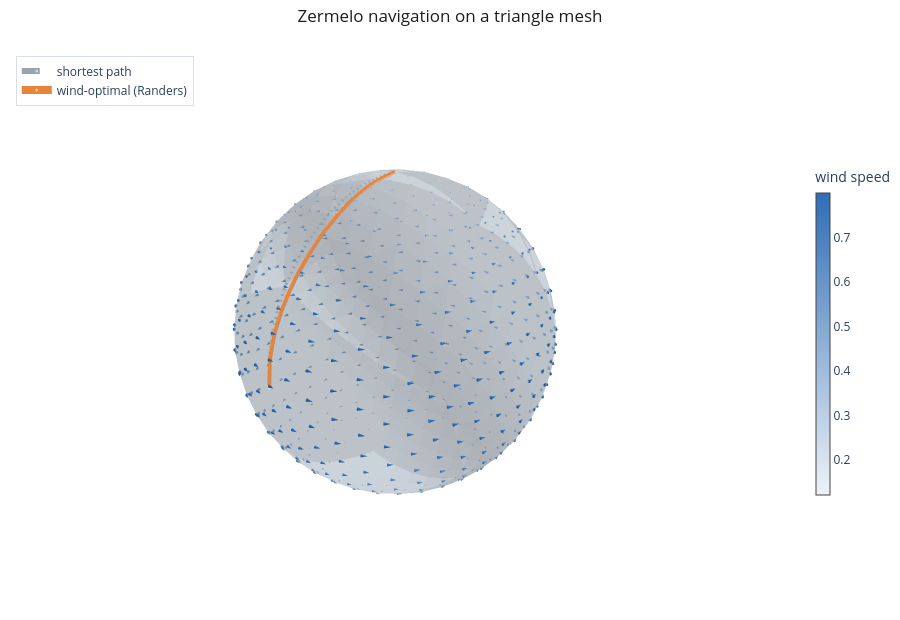

Notebook code for this chart:
### Markdown cell above
## 4. The mesh, the field, and the routes

We render the faceted surface, draw the wind over the mesh (cone size follows the wind speed), and
overlay both routes. Rotate the figure to see the wind-aware route peel away from the shortest path
along the facets.

### Code cell
verts_np = np.array(verts)
W = np.array(jax.vmap(lambda p: mesh.to_tangent(p, w_net(p)))(jnp.array(verts)))
keep = np.linalg.norm(W, axis=1) > 0.06

fig = go.Figure()
fig.add_trace(plotly_mesh(verts_np, np.array(faces), opacity=0.5))
fig.add_trace(plotly_cones(verts_np[keep], W[keep], name="wind", sizeref=0.3,
                           showscale=True, colorbar_title="wind speed"))
fig.add_trace(plotly_path(traj_eucl.xs, color=PALETTE["muted"], name="shortest path",
                          width=6, dash="dash"))
fig.add_trace(plotly_path(traj_rand.xs, color=PALETTE["accent"], name="wind-optimal (Randers)",
                          width=8))
plotly_layout(fig, "Zermelo navigation on a triangle mesh")
fig.show()

### Figure 1 — Plotly figure (JSON) as saved in the notebook; plotly's stock layout.template omitted (floating-point values rounded to 4 significant figures; data arrays with more than 128 entries replaced by an {"elided": "..."} marker saying what was removed)
{"data": [{"color": "#cdd8e3", "flatshading": true, "hoverinfo": "skip", "i": {"elided": "1280 int values"}, "j": {"elided": "1280 int values"}, "k": {"elided": "1280 int values"}, "lighting": {"ambient": 0.7, "diffuse": 0.6}, "name": "", "opacity": 0.5, "type": "mesh3d", "x": {"elided": "642 float values"}, "y": {"elided": "642 float values"}, "z": {"elided": "642 float values"}}, {"anchor": "tail", "colorbar": {"len": 0.6, "thickness": 14, "title": {"text": "wind speed"}}, "colorscale": [[0.0, "#eef2f7"], [1.0, "#2f6db5"]], "hoverinfo": "skip", "name": "wind", "showscale": true, "sizemode": "scaled", "sizeref": 0.3, "type": "cone", "u": {"elided": "640 float values"}, "v": {"elided": "640 float values"}, "w": {"elided": "640 float values"}, "x": {"elided": "640 float values"}, "y": {"elided": "640 float values"}, "z": {"elided": "640 float values"}}, {"line": {"color": "#9aa3ad", "dash": "dash", "width": 6}, "marker": {"color": "#9aa3ad", "size": [5, 0, 0, 0, 0, 0, 0, 0, 0, 0, 0, 0, 0, 0, 0, 0, 0, 0, 0, 0, 0, 0, 0, 0, 0, 0, 0, 0, 0, 0, 0, 0, 0, 0, 0, 0, 0, 0, 0, 0, 0]}, "mode": "lines+markers", "name": "shortest path", "showlegend": true, "type": "scatter3d", "x": [1.0, 0.9975, 0.995, 0.9925, 0.9899, 0.9852, 0.9772, 0.9688, 0.9602, 0.9488, 0.9341, 0.9191, 0.9026, 0.8821, 0.8612, 0.8376, 0.8114, 0.7843, 0.756, 0.7276, 0.6941, 0.6602, 0.626, 0.5904, 0.555, 0.5193, 0.4812, 0.4437, 0.407, 0.3697, 0.333, 0.2973, 0.2622, 0.2269, 0.1926, 0.1591, 0.1265, 0.0942, 0.06249, 0.03115, 0.0], "y": [0.0, 0.0002802, 0.0005658, 0.000863, 0.001178, 0.001434, 0.001578, 0.001755, 0.001969, 0.002112, 0.002158, 0.002232, 0.002277, 0.002155, 0.002042, 0.001812, 0.001587, 0.001368, 0.001157, 0.0009597, 0.0007789, 0.0006188, 0.0004816, 0.0003678, 0.0002767, 0.0002062, 0.0001531, 0.0001144, 8.649e-05, 6.677e-05, 5.276e-05, 4.254e-05, 3.487e-05, 2.866e-05, 2.338e-05, 1.863e-05, 1.434e-05, 1.034e-05, 6.647e-06, 3.252e-06, 0.0], "z": [0.0, 0.0321, 0.06448, 0.09742, 0.1311, 0.1657, 0.2006, 0.2368, 0.2742, 0.3123, 0.3504, 0.3895, 0.429, 0.4672, 0.5059, 0.5437, 0.5799, 0.6157, 0.6506, 0.6855, 0.7162, 0.7461, 0.7755, 0.8022, 0.8287, 0.8538, 0.8727, 0.8912, 0.9093, 0.9244, 0.9384, 0.9521, 0.9646, 0.9709, 0.9771, 0.983, 0.9886, 0.9915, 0.9944, 0.9972, 1.0]}, {"line": {"color": "#e8833a", "width": 8}, "marker": {"color": "#e8833a", "size": [5, 0, 0, 0, 0, 0, 0, 0, 0, 0, 0, 0, 0, 0, 0, 0, 0, 0, 0, 0, 0, 0, 0, 0, 0, 0, 0, 0, 0, 0, 0, 0, 0, 0, 0, 0, 0, 0, 0, 0, 0]}, "mode": "lines+markers", "name": "wind-optimal (Randers)", "showlegend": true, "type": "scatter3d", "x": [1.0, 0.9975, 0.9949, 0.9923, 0.9896, 0.9847, 0.9766, 0.9683, 0.9597, 0.9484, 0.934, 0.9192, 0.9026, 0.883, 0.8625, 0.8395, 0.8154, 0.7894, 0.7603, 0.7304, 0.6988, 0.6667, 0.634, 0.598, 0.5614, 0.5252, 0.4875, 0.4504, 0.4133, 0.3756, 0.3381, 0.301, 0.265, 0.2293, 0.1944, 0.1602, 0.1269, 0.09422, 0.06224, 0.03087, 0.0], "y": [0.0, 0.001393, 0.002683, 0.004177, 0.005981, 0.008224, 0.01061, 0.01346, 0.01683, 0.02071, 0.02475, 0.02903, 0.03357, 0.03795, 0.04228, 0.0464, 0.05019, 0.05358, 0.05651, 0.05892, 0.06078, 0.06204, 0.06273, 0.06301, 0.06255, 0.06157, 0.05988, 0.05771, 0.05504, 0.05219, 0.04902, 0.04558, 0.04203, 0.03802, 0.03387, 0.0295, 0.02492, 0.01987, 0.01423, 0.007711, 0.0], "z": [0.0, 0.03229, 0.06502, 0.09822, 0.1321, 0.1668, 0.2013, 0.2368, 0.2735, 0.311, 0.348, 0.386, 0.4244, 0.4621, 0.4998, 0.5368, 0.5735, 0.6095, 0.643, 0.6761, 0.7079, 0.739, 0.7692, 0.7955, 0.8204, 0.845, 0.8663, 0.8871, 0.9062, 0.9221, 0.9361, 0.9486, 0.9607, 0.9691, 0.9767, 0.9829, 0.9886, 0.9915, 0.9944, 0.9972, 1.0]}], "layout": {"height": 620, "legend": {"bgcolor": "rgba(255,255,255,0.6)", "bordercolor": "#d8dee6", "borderwidth": 1, "font": {"size": 12}, "x": 0.02, "y": 0.98}, "margin": {"b": 0, "l": 0, "r": 0, "t": 44}, "paper_bgcolor": "white", "scene": {"aspectmode": "data", "camera": {"eye": {"x": 1.35, "y": 1.25, "z": 0.8}}, "xaxis": {"showbackground": false, "showgrid": false, "showticklabels": false, "title": {"text": ""}, "visible": false, "zeroline": false}, "yaxis": {"showbackground": false, "showgrid": false, "showticklabels": false, "title": {"text": ""}, "visible": false, "zeroline": false}, "zaxis": {"showbackground": false, "showgrid": false, "showticklabels": false, "title": {"text": ""}, "visible": false, "zeroline": false}}, "title": {"font": {"color": "#1d1d1f", "size": 17}, "text": "Zermelo navigation on a triangle mesh", "x": 0.5, "xanchor": "center"}}}
